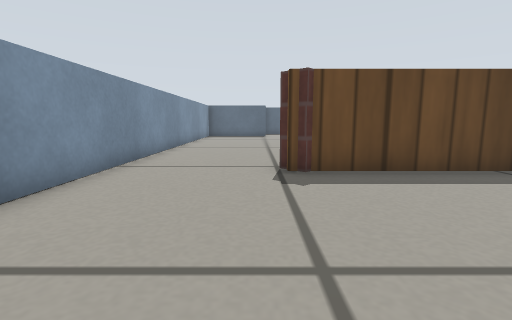
View 1 (above)

18 first-person views from a walk through a world built for the Gazebo simulator. The camera is 0.23 m above the floor, tilts 8° down and sees 85° across. The floor is counted in squares, 0.2 m on a side. Each view is taken from the middle of a square. On the plan, view 1 faces up. The plan holds only what a view shows up to about 12 squares ahead; the rest is blank. Gazebo's built-in surfaces are drawn with simple patterns.

View 2
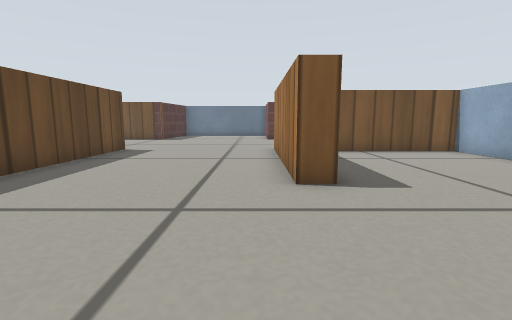

View 3
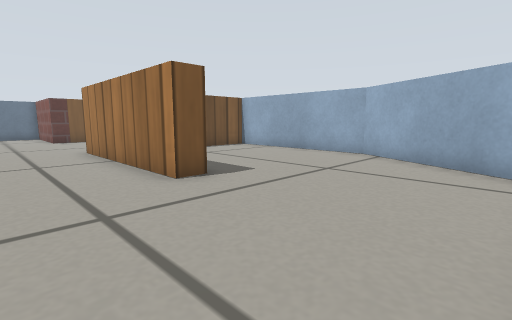

View 4
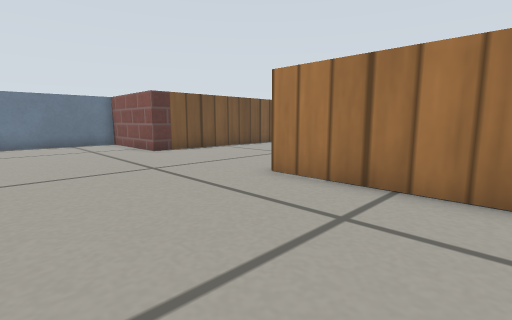

View 5
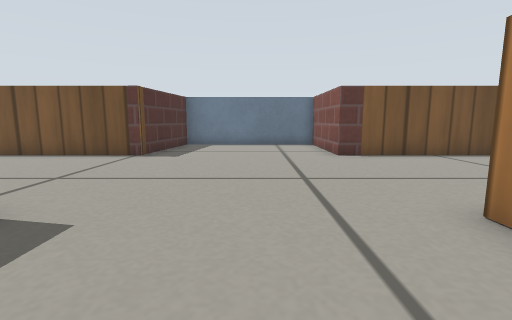

View 6
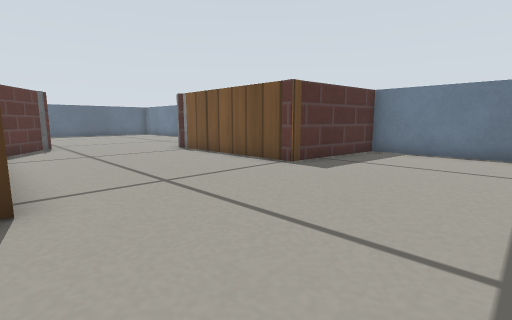

View 7
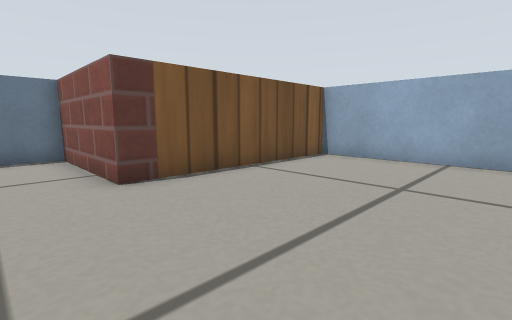

View 8
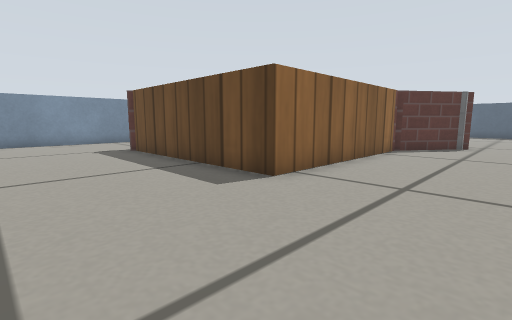

View 9
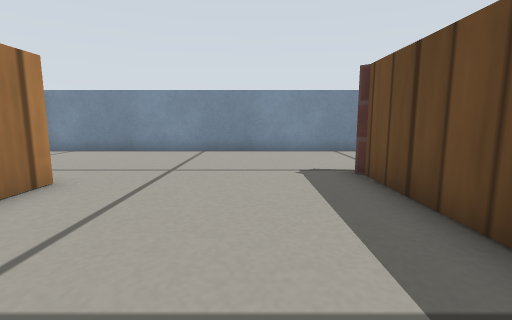

View 10
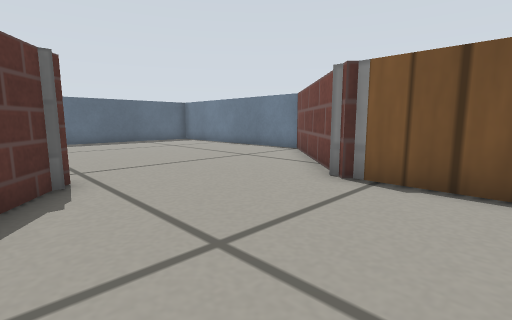

View 11
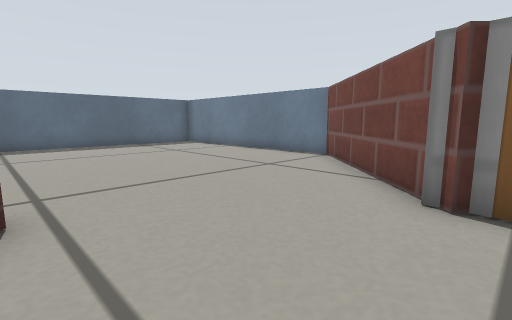

View 12
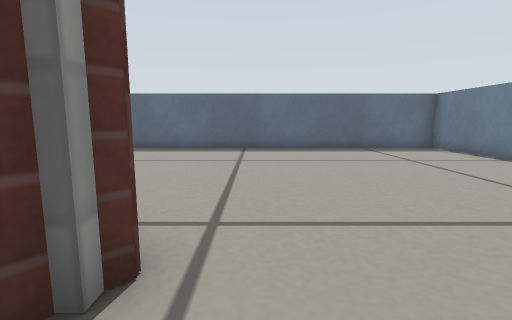

View 13
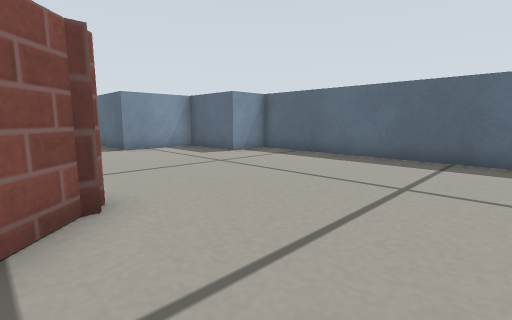

View 14
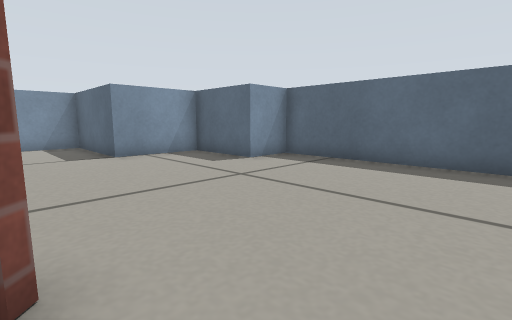

View 15
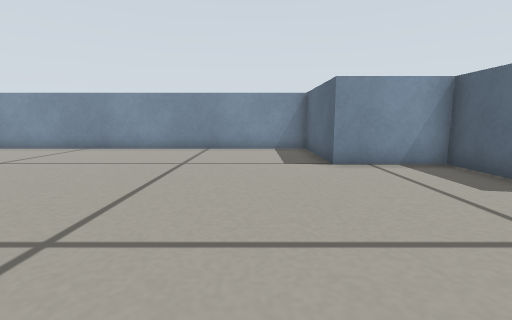

View 16
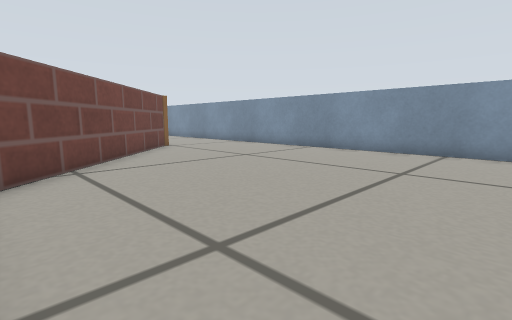

View 17
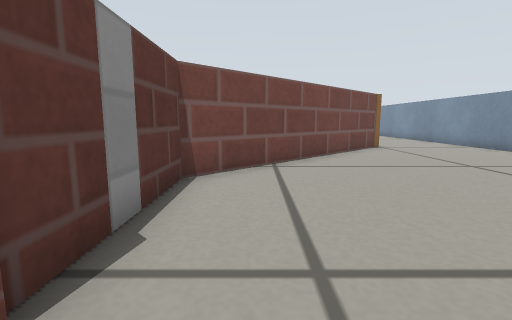

View 18
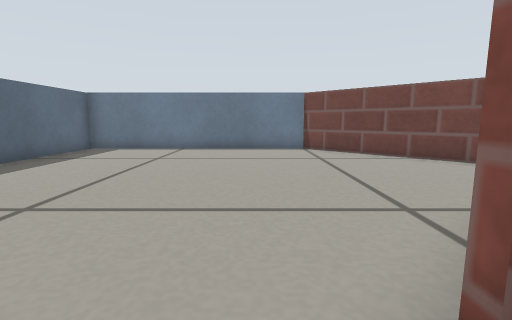

### Floor plan
Points are (right, up) in squares from view 1. A wall is a line through its corners. A room is listed if a view was taken in it or the views show most of it. See-through windows are left out.
Room 1 (view 1)
walls: (2, -0.5) (2, 0.3); (-2.7, -4.3) (1.2, -6.5) (7.5, -6.5) (7.5, -2); (-3.5, 0.6) (-3.5, -3.9)
ways out: opening at (-1, 0) to room 2
Room 2 (views 2, 3, 4, 5, 6, 7, 8, 9, 10, 11, 12)
walls: (14.6, 6.8) (14.2, 6.8) (14.2, 7.3); (2, 0.3) (8.2, 0.3); (0.9, 6.9) (1.8, 7.8); (9.2, -6.5) (14.2, -6.5) (14.2, 0.3) (18.5, 0.3) (18.5, 6.3) (14.2, 6.8) (14.2, 13.1); (9.8, 15.6) (8.2, 13.3) (8.2, 6.3) (1.2, 6.3); (-3.5, 8.6) (-3.5, 0.6)
ways out: opening at (-1, 0) to room 1; opening at (12.5, 14.8) to room 3; opening at (-1, 9) to room 4
Room 3 (views 13, 14)
walls: (8.2, 17.9) (9, 17); (14.4, 13) (18.5, 17) (18.5, 25.8) (3.7, 25.8) (3.7, 24)
ways out: opening at (12.5, 14.8) to room 2; opening at (6.2, 21.2) to room 4
Room 4 (views 15, 16, 17, 18)
walls: (3.7, 24) (0.7, 24) (0.7, 21) (-3.5, 21) (-3.5, 8.6); (1.8, 7.8) (7.5, 13.6) (7.5, 17.5)
low walls: (7.3, 17.6) (7.9, 18.3)
ways out: opening at (-1, 9) to room 2; opening at (6.2, 21.2) to room 3

Where each view was taken, in squares from view 1:
view 1: 0 up, 0 right, facing up
view 2: 1 up, 3 left, facing right
view 3: 3 up, 3 left, facing down-right
view 4: 5 up, 4 right, facing down-right
view 5: 3 up, 5 right, facing right
view 6: 2 up, 8 right, facing up-right
view 7: 2 up, 9 right, facing down-right
view 8: 2 up, 12 right, facing up-left
view 9: 4 up, 7 right, facing left
view 10: 10 up, 9 right, facing up-right
view 11: 12 up, 10 right, facing up-right
view 12: 14 up, 11 right, facing up
view 13: 17 up, 12 right, facing up-left
view 14: 18 up, 10 right, facing up-left
view 15: 19 up, 8 right, facing left
view 16: 19 up, 7 right, facing down-left
view 17: 19 up, 6 right, facing down
view 18: 19 up, 7 right, facing right
